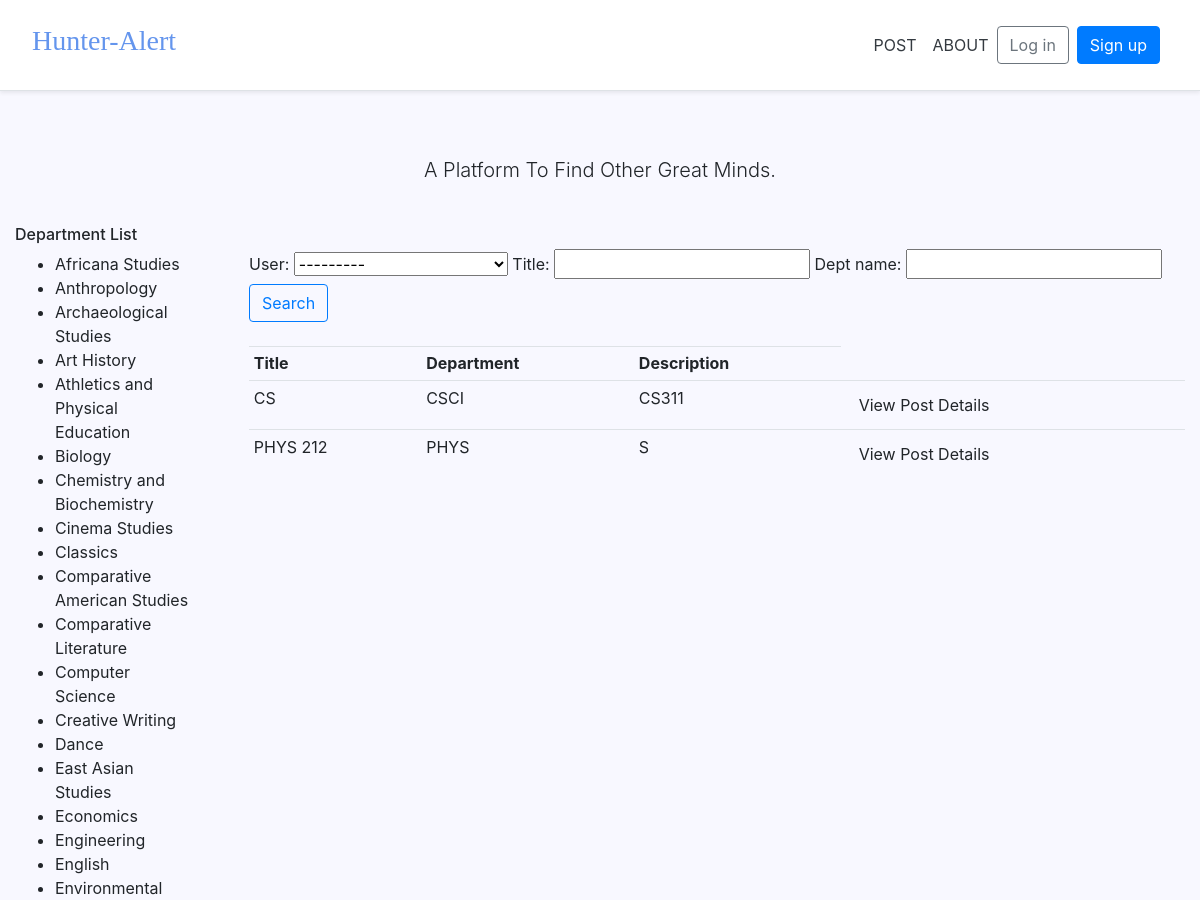
Before: / (upper part) with the older database file.
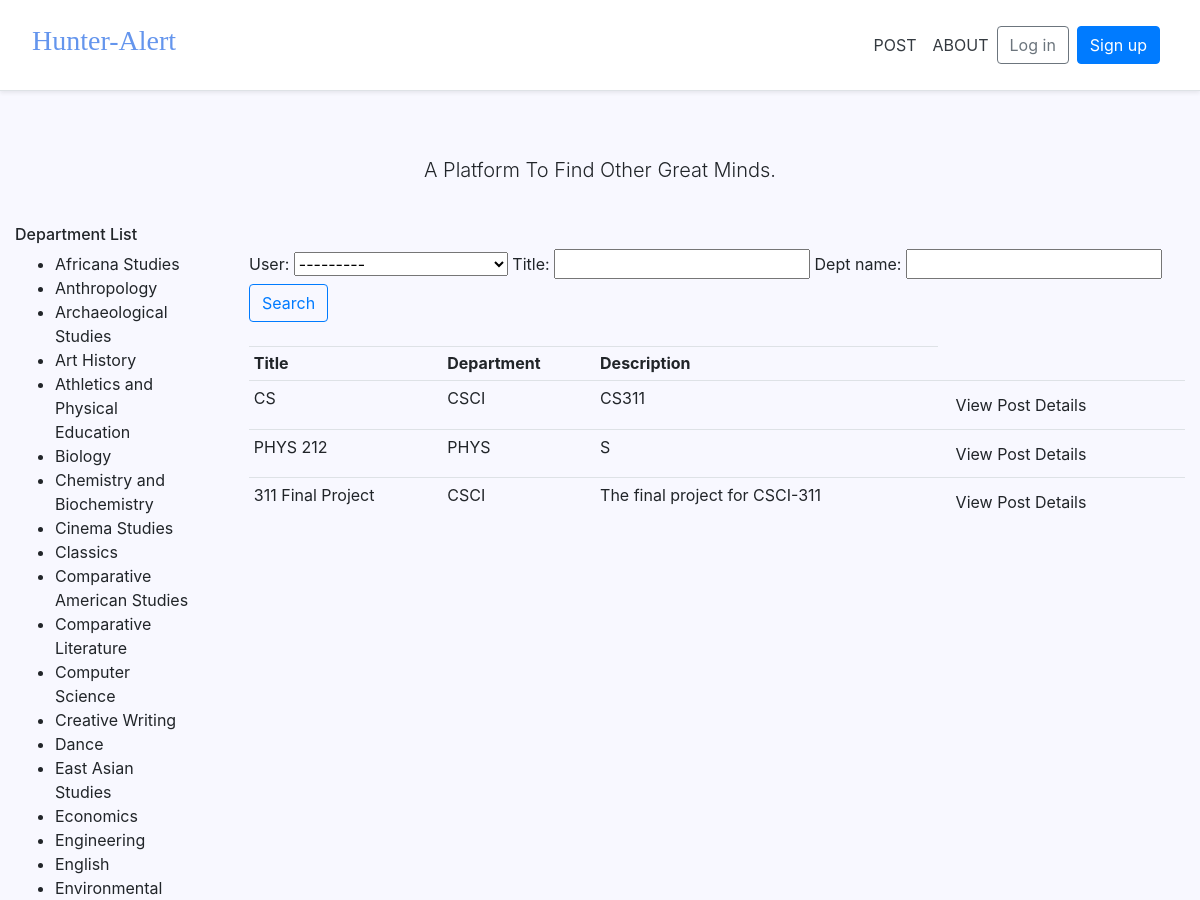
After: the same page with the newer database file.
### pages/models.py (models this page shows, shortened)
class Post(models.Model):
    user = models.ForeignKey(CustomUser, null=True, on_delete=models.CASCADE)
    yourname = models.CharField(max_length=120, null=True)
    title = models.CharField(max_length=120, null=True)
    description = models.TextField(blank=False, null=True)
    dept_name = models.CharField(max_length=120, null=True)
    requirement = models.TextField(blank=False, null=True)
    date_posted = models.DateTimeField(default=timezone.now)
    email = models.CharField(max_length=50, null=True)

### pages/views.py (the view)
# urls.py: path('', HomePageView, name='home'),
def HomePageView(request):
    posts = Post.objects.all()
    myFilter = PostFilters(request.GET, queryset=posts)
    posts = myFilter.qs
    context = {
        'posts' : posts,
        'myFilter' : myFilter
     }
    return render(request, 'pages/home.html', context)

### accounts/models.py (called while the page is built)
    def __str__(self):
        return self.email

### templates/pages/home.html (shortened to what this page needs)
{% extends '_base.html' %}
{% load static %}
{% block content %}
<div class="pricing-header px-3 py-3 pt-md-5 pb-md-4 mx-auto text-center">
  <p class="lead">A Platform To Find Other Great Minds.</p>
</div>
<div style="float:left; width:15%;">
	<h6>Department List</h6>
	<ul>
		<li>Africana Studies</li>
		<li>Anthropology</li>
		<li>Archaeological Studies</li>
		<li>Art History</li>
		<li>Athletics and Physical Education</li>
		<li>Biology</li>
		<li>Chemistry and Biochemistry</li>
		<li>Cinema Studies</li>
		<li>Classics</li>
		<li>Comparative American Studies</li>
		<li>Comparative Literature</li>
		<li>Computer Science</li>
		<li>Creative Writing</li>
		<li>Dance</li>
		<li>East Asian Studies</li>
		<li>Economics</li>
		<li>Engineering</li>
		<li>English</li>
		<li>Environmental Studies</li>
	</ul>
</div>
<br>
<div style="float:right; width:80%;">
	<div class="row">
		<div class="col">
				<form method="get">
					{{myFilter.form}}
				<button class="btn btn-outline-primary" type="submit">Search</button>
				</form>
		</div>
	</div>
	<br>
	<div class="row">
		<div class="col-md">
			<table class="table table-sm">
				<tr>
					<th>Title</th>
					<th>Department</th>
					<th>Description</th>
				</tr>
				{% for post in posts %}
				<tr>
					<td>{{post.title}}</td>
					<td>{{post.dept_name}}</td>
					<td>{{post.description}}</td>
					<td>
						<a class="btn" href="{% url 'detail' post.id %}">View Post Details</a>
					</td>
				</tr>
				{% endfor %}
			</table>
		</div>
	</div>
</div>
{% endblock content %}

Changed rows visible on the page:
added Post: title "311 Final Project", dept_name "CSCI", description "The final project for CSCI-311"
